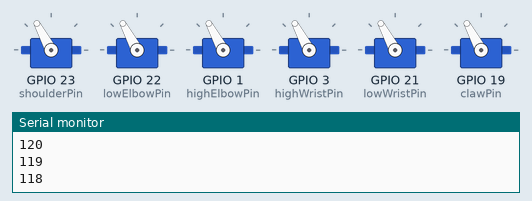
The sketch below on a simulated ESP32. Shown: 6 × servo, the last lines printed to the serial monitor.

Above: at 0.05 s.
At 0.65 s:
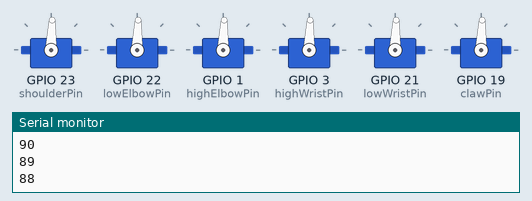
At 1.15 s:
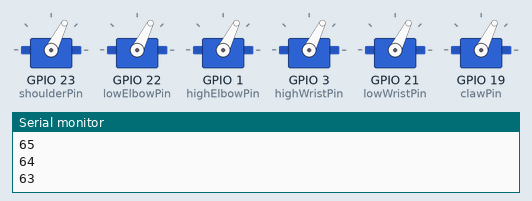
At 2.3 s:
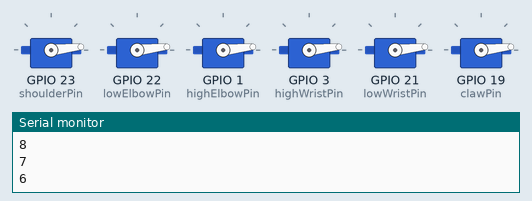
At 3.4 s:
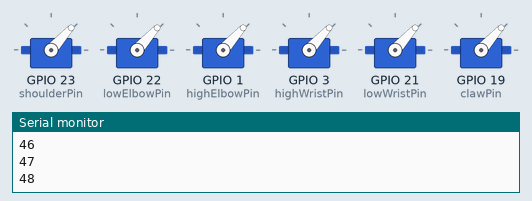
At 4.55 s:
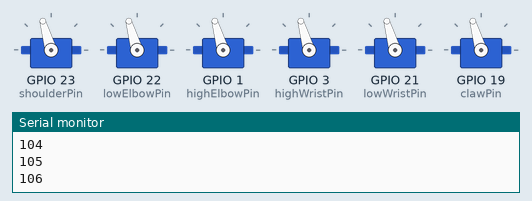
Timing chart, 0 to 6.3 s (numbered marks = the images above):
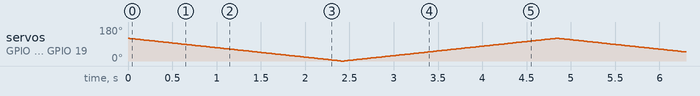

The sketch:

Multiple_Servo_Test.ino
```cpp
#include <ESP32Servo.h>

static const int shoulderPin = 23;
static const int lowElbowPin = 22;
static const int highElbowPin = 01;
static const int highWristPin = 03;
static const int lowWristPin = 21;
static const int clawPin = 19;
Servo shoulder;
Servo lowElbow;
Servo highElbow;
Servo highWrist;
Servo lowWrist;
Servo claw;

void setup() {

  Serial.begin(115200);
  shoulder.attach(shoulderPin);
  lowElbow.attach(lowElbowPin);
  highElbow.attach(highElbowPin);
  highWrist.attach(highWristPin);
  lowWrist.attach(lowWristPin);
  claw.attach(clawPin);
}

void loop() {
   for(int posDegrees = 120; posDegrees >= 0; posDegrees--) {
    shoulder.write(posDegrees);
    lowElbow.write(posDegrees);
    highElbow.write(posDegrees);
    highWrist.write(posDegrees);
    lowWrist.write(posDegrees);
    claw.write(posDegrees);
    Serial.println(posDegrees);
    delay(20);
  }
  for(int posDegrees = 0; posDegrees <= 120; posDegrees++) {
    shoulder.write(posDegrees);
    lowElbow.write(posDegrees);
    highElbow.write(posDegrees);
    highWrist.write(posDegrees);
    lowWrist.write(posDegrees);
    claw.write(posDegrees);
    Serial.println(posDegrees);
    delay(20);
  }


}
```
